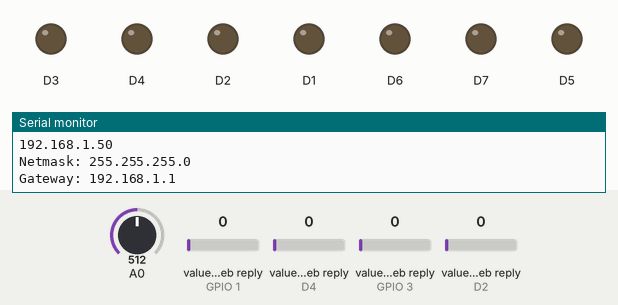
Bench run of a sketch on a simulated ESP8266 (NodeMCU). On the bench: output pins drawn as LEDs (lit = HIGH), the last lines printed to the serial monitor. The inputs (shaded band) are chosen by the test bench; at power-on: A0 = 512, value in the web reply (sensors on GPIO 1, D4, GPIO 3, D2) 0. WiFi joins after 1.5 s; servers stay silent unless stated; web services answer with replies made up by the test bench.

Above: at 2.8 s.
2.9 s: A0 set to 86
5.6 s: A0 set to 74
At 6.5 s:
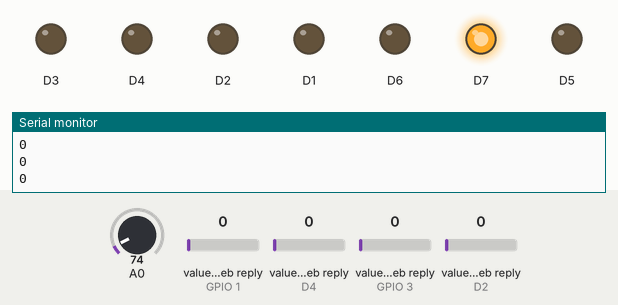
7.8 s: A0 set to 90
At 10.3 s:
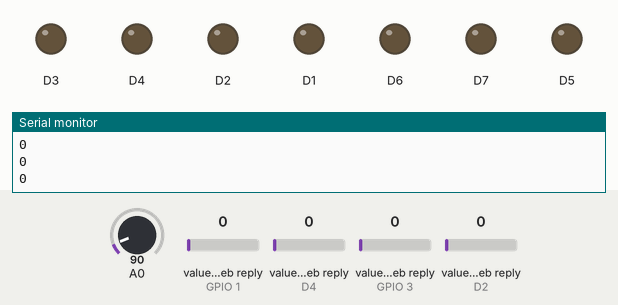
10.7 s: A0 set to 70
At 11.6 s:
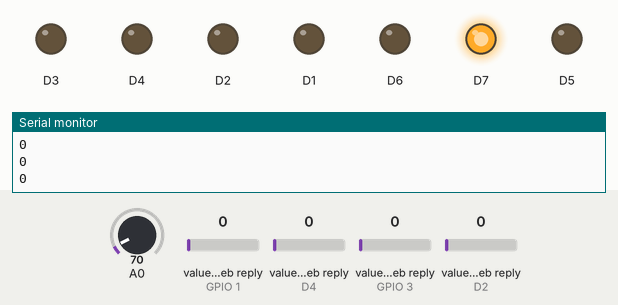
Timing chart, 0 to 13.7 s (numbered marks = the images above; inputs shaded):
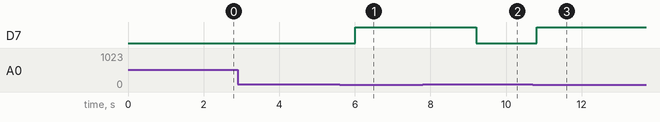

The sketch:

LED_SmartHome.ino
```cpp
#include "ThingSpeak.h"
#include <ESP8266WiFi.h>

// Replace with your WiFi credentials
const char* ssid     = "Faiz";
const char* password = "061724faiz";

// Replace with your ThingSpeak channel details
unsigned long channel = 2581299;
const char* writeAPIKey = "7I3H88NBPA8JW95O";

// Define ThingSpeak field mappings
unsigned int led1 = 1;
unsigned int led2 = 2;
unsigned int led3 = 3;
unsigned int led4 = 4;
unsigned int ldr1 = 5;

WiFiClient  client;

void setup() {
  Serial.begin(115200);
  delay(100);

  pinMode(D1, OUTPUT);
  pinMode(D2, OUTPUT);
  pinMode(D3, OUTPUT);
  pinMode(D4, OUTPUT);
  pinMode(D5, OUTPUT);
  pinMode(D6, OUTPUT);
  pinMode(D7, OUTPUT);
  pinMode(A0, INPUT);

  digitalWrite(D1, LOW);
  digitalWrite(D2, LOW);
  digitalWrite(D3, LOW);
  digitalWrite(D4, LOW);
  digitalWrite(D5, LOW);
  digitalWrite(D6, LOW);
  digitalWrite(D7, LOW);

  // Connect to WiFi
  Serial.println();
  Serial.print("Connecting to ");
  Serial.println(ssid);

  WiFi.begin(ssid, password);

  while (WiFi.status() != WL_CONNECTED) {
    delay(500);
    Serial.print(".");
  }

  Serial.println("");
  Serial.println("WiFi connected");
  Serial.println("IP address: ");
  Serial.println(WiFi.localIP());
  Serial.print("Netmask: ");
  Serial.println(WiFi.subnetMask());
  Serial.print("Gateway: ");
  Serial.println(WiFi.gatewayIP());
  ThingSpeak.begin(client);
}

void loop() {
  // Get the last data of the fields
  int led_1 = ThingSpeak.readFloatField(channel, led1);
  int led_2 = ThingSpeak.readFloatField(channel, led2);
  int led_3 = ThingSpeak.readFloatField(channel, led3);
  int led_4 = ThingSpeak.readFloatField(channel, led4);

  // Read LDR value
  int ldrValue = analogRead(A0);
  Serial.print("LDR Value: ");
  Serial.println(ldrValue);

  // Control LEDs
  if (led_1 == 1) {
    digitalWrite(D1, HIGH);
    Serial.println("D1 is On..!");
  } else {
    digitalWrite(D1, LOW);
    Serial.println("D1 is Off..!");
  }

  if (led_2 == 1) {
    digitalWrite(D5, HIGH);
    Serial.println("D5 is On..!");
  } else {
    digitalWrite(D5, LOW);
    Serial.println("D5 is Off..!");
  }

  if (led_3 == 1) {
    digitalWrite(D6, HIGH);
    Serial.println("D6 is On..!");
  } else {
    digitalWrite(D6, LOW);
    Serial.println("D6 is Off..!");
  }

  if (ldrValue < 80) { // Adjust threshold as needed
    digitalWrite(D7, HIGH);
    Serial.println("D7 is On due to LDR..!");
    ThingSpeak.setField(led4, 1);
  } else {
    digitalWrite(D7, LOW);
    Serial.println("D7 is Off due to LDR..!");
    ThingSpeak.setField(led4, 0);
  }

  // Send data to ThingSpeak
  ThingSpeak.setField(ldr1, ldrValue);
  ThingSpeak.writeFields(channel, writeAPIKey);

  // Print values for debugging
  Serial.println(led_1);
  Serial.println(led_2);
  Serial.println(led_3);
  Serial.println(led_4);

  delay(100);
}
```

Measured:
- the behaviour switches between 80 and 79 on A0 (found by bisection; images 0 and 1)
- after the input at 5.6 s, D7: LOW → HIGH after 0.41 s
- after the input at 7.8 s, D7: HIGH → LOW after 1.4 s
- after the input at 10.7 s, D7: LOW → HIGH after 0.12 s
